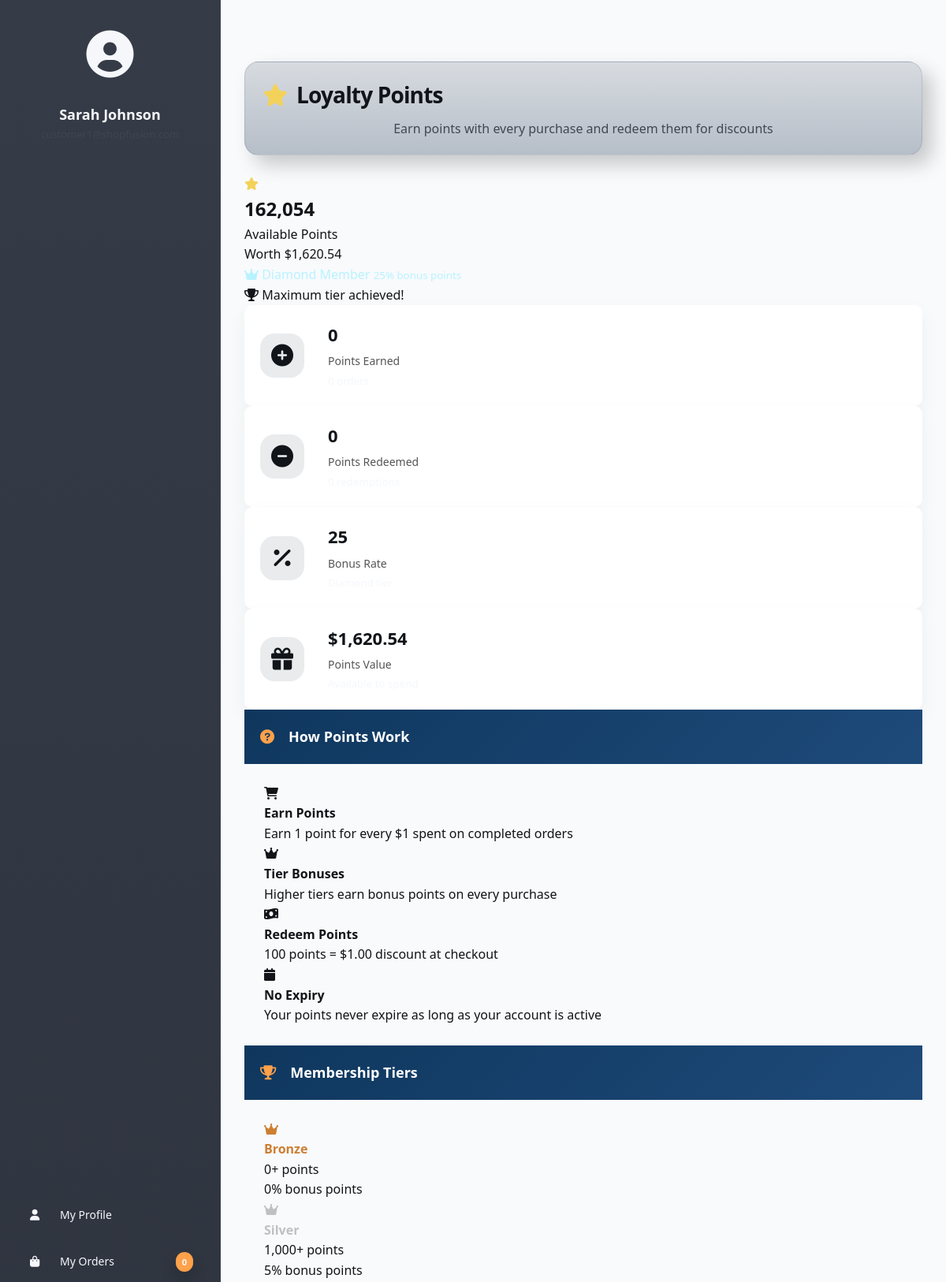
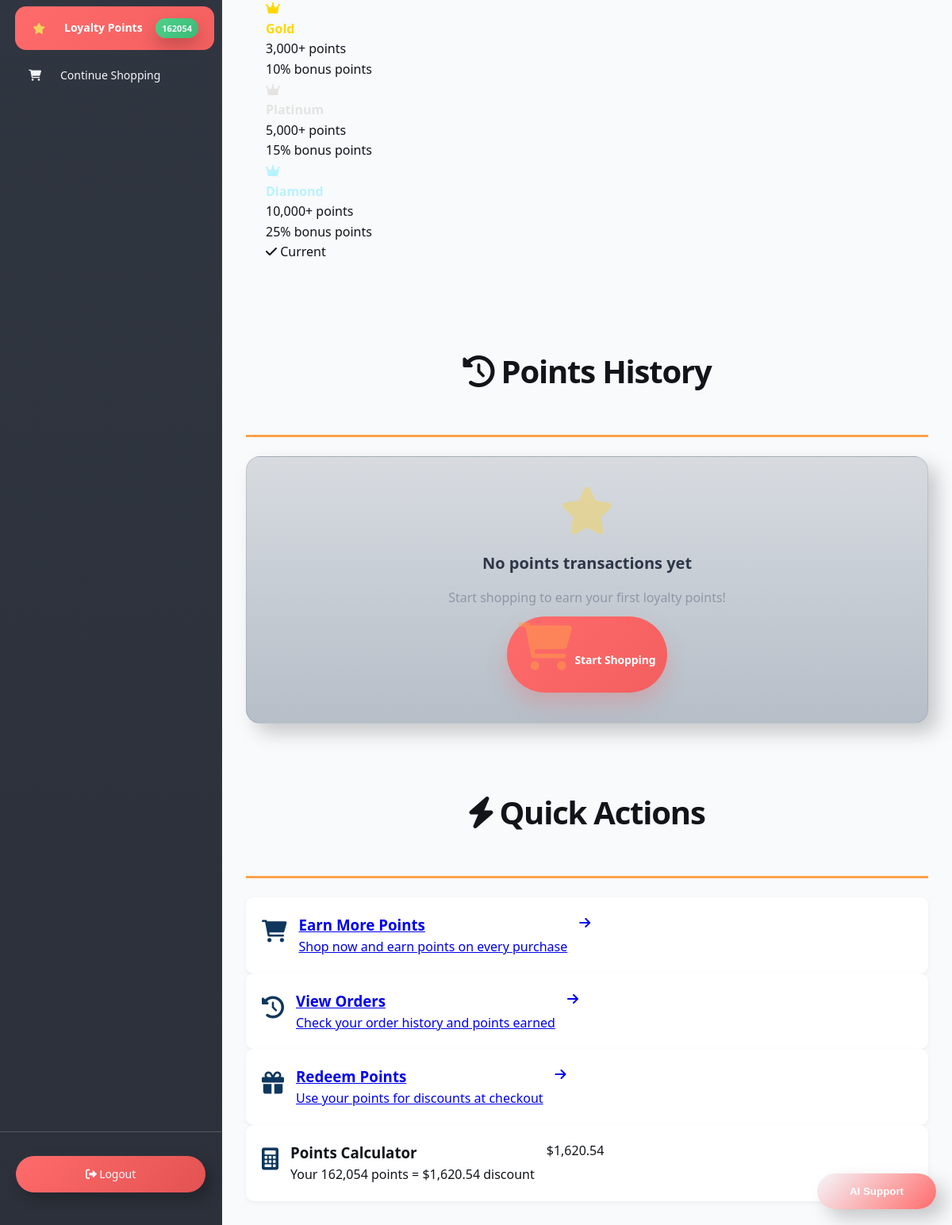
Before: /customer/points.php (signed in) with the older database file (2 pictures, top to bottom).
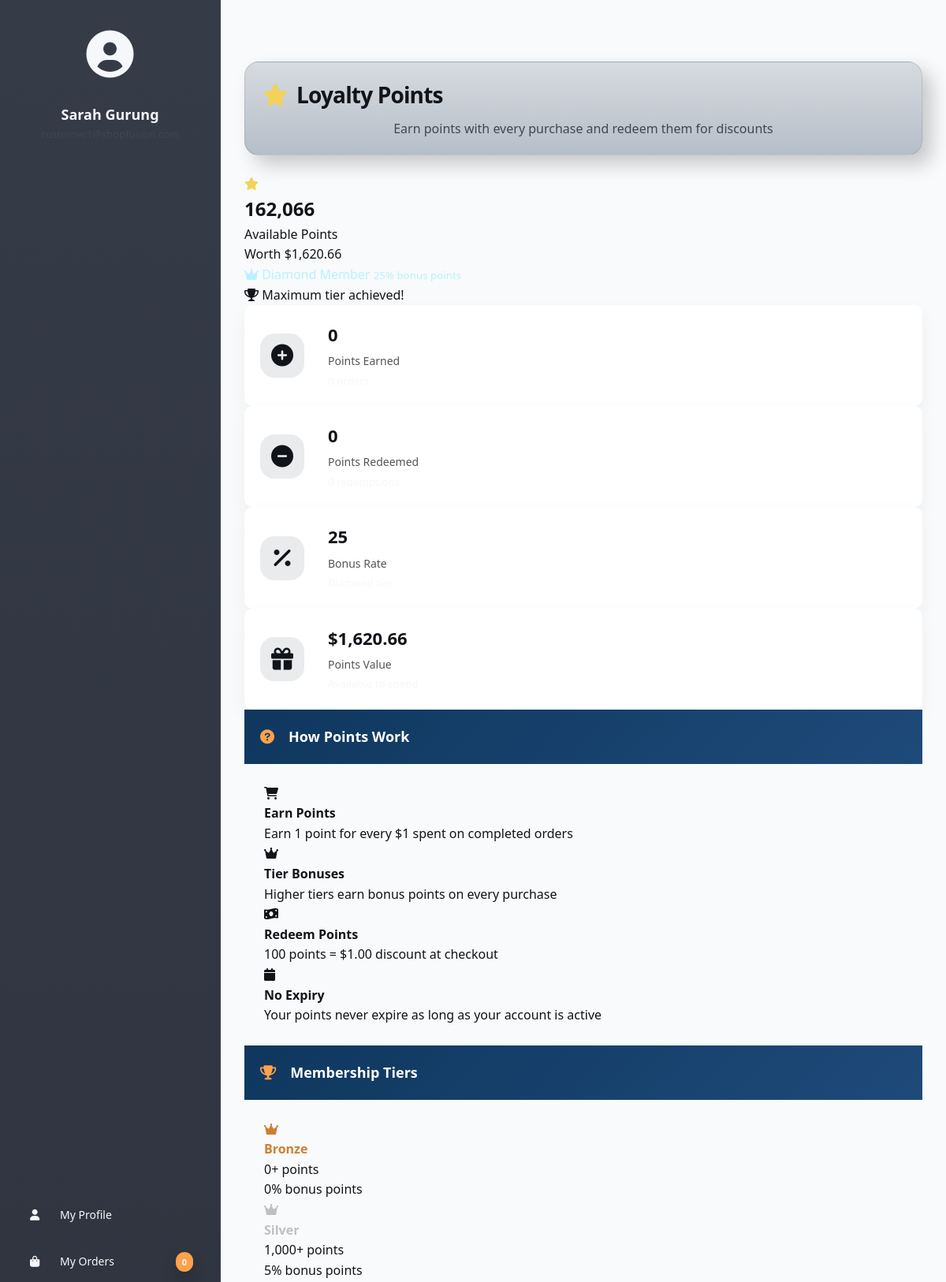
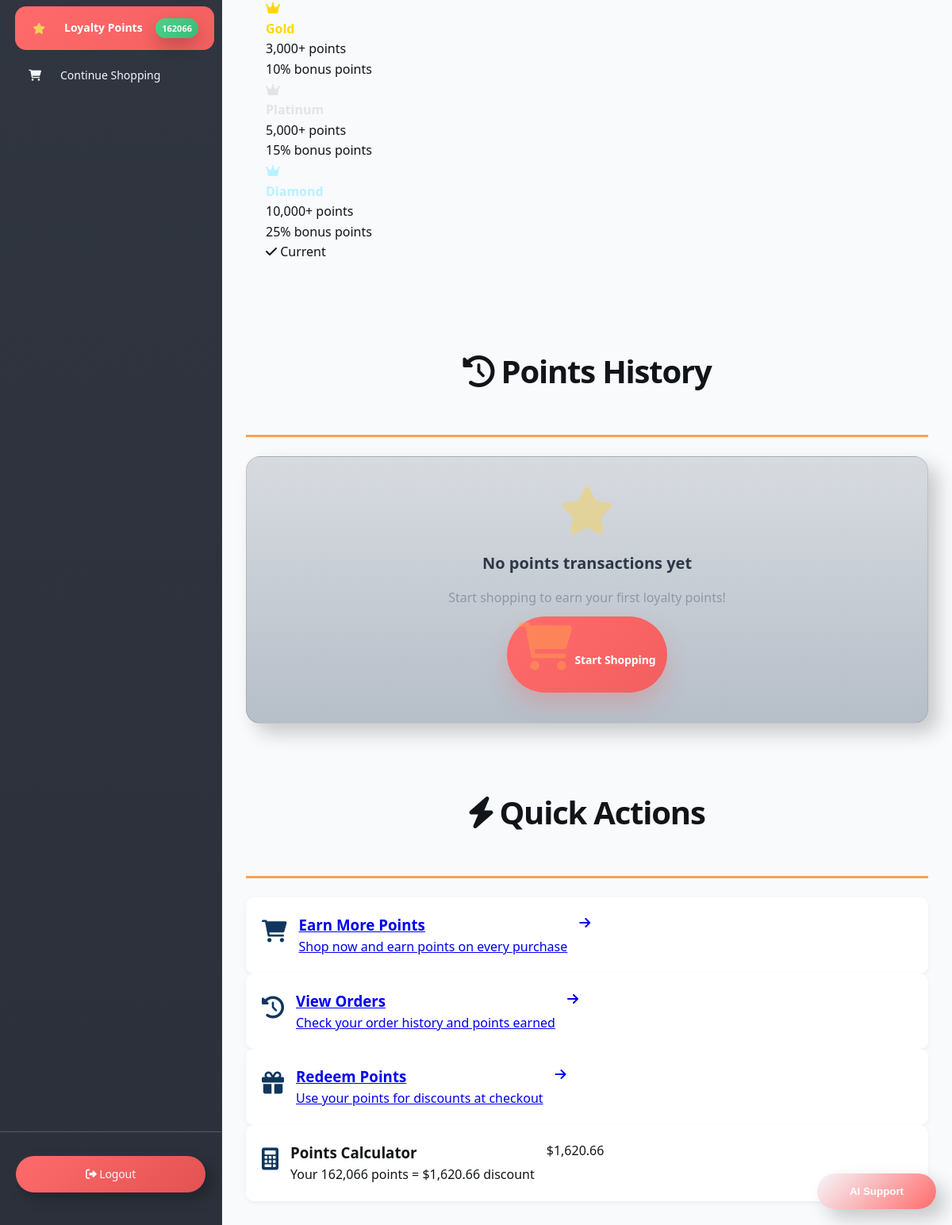
After: the same page with the newer database file (2 pictures, top to bottom).
### tables this page shows
CREATE TABLE `users` (
  `user_id` int(11) NOT NULL,
  `username` varchar(50) NOT NULL,
  `email` varchar(100) NOT NULL,
  `password` varchar(255) NOT NULL,
  `full_name` varchar(100) NOT NULL,
  `phone` varchar(20) DEFAULT NULL,
  `address` text DEFAULT NULL,
  `role` enum('admin','trader','customer') NOT NULL,
  `status` enum('active','pending','disabled') DEFAULT 'active',
  `violation_count` int(11) DEFAULT 0,
  `loyalty_points` int(11) DEFAULT 0,
  `created_at` timestamp NOT NULL DEFAULT current_timestamp(),
  `updated_at` timestamp NOT NULL DEFAULT current_timestamp() ON UPDATE current_timestamp()
);

### ai/includes/helpers.php (called while the page is built, shortened)
<?php
require_once __DIR__ . '/../../includes/functions.php';
function ai_relative_url($basePath, $path) {
    return rtrim($basePath, '/') . '/' . ltrim($path, '/');
}

### includes/functions.php (called while the page is built, shortened)
<?php
function formatPrice($price) {
    return '$' . number_format($price, 2);
}
?>

### customer/points.php (the view, shortened to what the changed rows need)
<?php
require_once '../includes/functions.php';
require_once '../ai/includes/bootstrap.php';
$currentUser = getCurrentUser();
$stmt = $pdo->prepare("SELECT * FROM users WHERE user_id = ?");
$stmt->execute([$currentUser['user_id']]);
$userData = $stmt->fetch();
try {
    $pointsValue = $userData['loyalty_points'] * 0.01;
} catch (PDOException $e) {
    $error = "Failed to load points data: " . $e->getMessage();
}
?>
<!DOCTYPE html>
<html lang="en">
<head>
    <link rel="stylesheet" href="../css/style.css">
    <link rel="stylesheet" href="../css/theme.css">
    <link rel="stylesheet" href="../css/customer.css">
    <link rel="stylesheet" href="../css/theme-refresh.css">
    <?php echo ai_render_head_assets('..'); ?>
    <link href="https://cdnjs.cloudflare.com/ajax/libs/font-awesome/6.0.0/css/all.min.css" rel="stylesheet">
</head>
<body class="customer-body">
    <div class="customer-container">
        <nav class="customer-sidebar">
            <div class="sidebar-header">
                <div class="user-avatar">
                    <i class="fas fa-user-circle"></i>
                </div>
                <h3><?php echo htmlspecialchars($userData['full_name']); ?></h3>
                <p class="user-email"><?php echo htmlspecialchars($userData['email']); ?></p>
            </div>
            <ul class="sidebar-menu">
                <li class="active">
                    <a href="points.php">
                        <i class="fas fa-star"></i> Loyalty Points
                        <span class="badge points-badge"><?php echo $userData['loyalty_points']; ?></span>
                    </a>
                </li>
            </ul>
        </nav>
        <main class="customer-main">
            <div class="page-header">
                <h1><i class="fas fa-star"></i> Loyalty Points</h1>
            </div>
            <div class="points-overview">
                <div class="points-balance-card">
                    <div class="balance-main">
                        <div class="balance-info">
                            <h2><?php echo number_format($userData['loyalty_points']); ?></h2>
                            <p>Available Points</p>
                            <span class="points-value">Worth <?php echo formatPrice($pointsValue); ?></span>
                        </div>
                    </div>
                </div>
                <div class="points-stats-grid">
                    <div class="stat-card">
                        <div class="stat-content">
                            <h3><?php echo formatPrice($pointsValue); ?></h3>
                            <p>Points Value</p>
                            <small>Available to spend</small>
                        </div>
                    </div>
                </div>
            </div>
            <div class="points-history-section">
                <div class="section-header">
                    <h2><i class="fas fa-history"></i> Points History</h2>
                </div>
            </div>
            <div class="quick-actions-section">
                <div class="section-header">
                    <h2><i class="fas fa-bolt"></i> Quick Actions</h2>
                </div>
                <div class="actions-grid">
                    <div class="action-card info-card">
                        <div class="action-icon">
                            <i class="fas fa-calculator"></i>
                        </div>
                        <div class="action-content">
                            <h3>Points Calculator</h3>
                            <p>Your <?php echo number_format($userData['loyalty_points']); ?> points = <?php echo formatPrice($pointsValue); ?> discount</p>
                        </div>
                        <div class="action-value">
                            <?php echo formatPrice($pointsValue); ?>
                        </div>
                    </div>
                </div>
            </div>
        </main>
    </div>
</body>
</html>

Changed rows visible on the page:
changed users: full_name "Sarah Johnson" → "Sarah Gurung"; loyalty_points "162054" → "162066"; loyalty_points "162,054" → "162,066"; loyalty_points "$1,620.54" → "$1,620.66"
